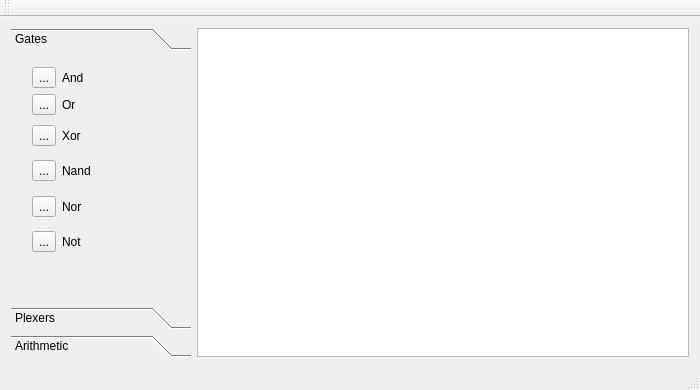
<?xml version="1.0" encoding="UTF-8"?>
<ui version="4.0">
 <class>MainWindow</class>
 <widget class="QMainWindow" name="MainWindow">
  <property name="geometry">
   <rect>
    <x>0</x>
    <y>0</y>
    <width>700</width>
    <height>390</height>
   </rect>
  </property>
  <property name="sizePolicy">
   <sizepolicy hsizetype="Preferred" vsizetype="Preferred">
    <horstretch>0</horstretch>
    <verstretch>0</verstretch>
   </sizepolicy>
  </property>
  <property name="minimumSize">
   <size>
    <width>0</width>
    <height>0</height>
   </size>
  </property>
  <property name="maximumSize">
   <size>
    <width>16777215</width>
    <height>16777215</height>
   </size>
  </property>
  <property name="windowTitle">
   <string>Circuit Designer</string>
  </property>
  <widget class="QWidget" name="centralWidget">
   <property name="sizePolicy">
    <sizepolicy hsizetype="Preferred" vsizetype="Preferred">
     <horstretch>0</horstretch>
     <verstretch>0</verstretch>
    </sizepolicy>
   </property>
   <property name="minimumSize">
    <size>
     <width>700</width>
     <height>100</height>
    </size>
   </property>
   <layout class="QGridLayout" name="gridLayout">
    <item row="0" column="0">
     <layout class="QHBoxLayout" name="horizontalLayout">
      <item>
       <widget class="QToolBox" name="LogicBox">
        <property name="sizePolicy">
         <sizepolicy hsizetype="Preferred" vsizetype="Preferred">
          <horstretch>0</horstretch>
          <verstretch>0</verstretch>
         </sizepolicy>
        </property>
        <property name="maximumSize">
         <size>
          <width>180</width>
          <height>16777215</height>
         </size>
        </property>
        <property name="cursor">
         <cursorShape>OpenHandCursor</cursorShape>
        </property>
        <property name="frameShape">
         <enum>QFrame::NoFrame</enum>
        </property>
        <property name="lineWidth">
         <number>1</number>
        </property>
        <property name="midLineWidth">
         <number>0</number>
        </property>
        <property name="currentIndex">
         <number>0</number>
        </property>
        <widget class="QWidget" name="Gates">
         <property name="geometry">
          <rect>
           <x>0</x>
           <y>0</y>
           <width>180</width>
           <height>216</height>
          </rect>
         </property>
         <property name="sizePolicy">
          <sizepolicy hsizetype="Preferred" vsizetype="Preferred">
           <horstretch>0</horstretch>
           <verstretch>0</verstretch>
          </sizepolicy>
         </property>
         <attribute name="label">
          <string>Gates</string>
         </attribute>
         <widget class="QWidget" name="layoutWidget">
          <property name="geometry">
           <rect>
            <x>10</x>
            <y>0</y>
            <width>121</width>
            <height>211</height>
           </rect>
          </property>
          <property name="sizePolicy">
           <sizepolicy hsizetype="Expanding" vsizetype="Expanding">
            <horstretch>0</horstretch>
            <verstretch>0</verstretch>
           </sizepolicy>
          </property>
          <layout class="QVBoxLayout" name="verticalLayout">
           <item>
            <layout class="QHBoxLayout" name="andGate">
             <item>
              <widget class="QToolButton" name="andButton">
               <property name="text">
                <string>...</string>
               </property>
               <property name="icon">
                <iconset resource="../images.qrc">
                 <normaloff>:/images/and.png</normaloff>:/images/and.png</iconset>
               </property>
               <property name="iconSize">
                <size>
                 <width>20</width>
                 <height>20</height>
                </size>
               </property>
              </widget>
             </item>
             <item>
              <widget class="QLabel" name="andLabel">
               <property name="text">
                <string>And</string>
               </property>
              </widget>
             </item>
            </layout>
           </item>
           <item>
            <layout class="QHBoxLayout" name="orGate">
             <item>
              <widget class="QToolButton" name="orButton">
               <property name="text">
                <string>...</string>
               </property>
               <property name="icon">
                <iconset resource="../images.qrc">
                 <normaloff>:/images/or.png</normaloff>:/images/or.png</iconset>
               </property>
               <property name="iconSize">
                <size>
                 <width>20</width>
                 <height>20</height>
                </size>
               </property>
              </widget>
             </item>
             <item>
              <widget class="QLabel" name="orLabel">
               <property name="text">
                <string>Or</string>
               </property>
              </widget>
             </item>
            </layout>
           </item>
           <item>
            <layout class="QHBoxLayout" name="xorGate">
             <item>
              <widget class="QToolButton" name="xorButton">
               <property name="text">
                <string>...</string>
               </property>
               <property name="icon">
                <iconset resource="../images.qrc">
                 <normaloff>:/images/xor.png</normaloff>:/images/xor.png</iconset>
               </property>
               <property name="iconSize">
                <size>
                 <width>20</width>
                 <height>20</height>
                </size>
               </property>
              </widget>
             </item>
             <item>
              <widget class="QLabel" name="xorLabel">
               <property name="sizePolicy">
                <sizepolicy hsizetype="Expanding" vsizetype="Expanding">
                 <horstretch>0</horstretch>
                 <verstretch>0</verstretch>
                </sizepolicy>
               </property>
               <property name="text">
                <string>Xor</string>
               </property>
              </widget>
             </item>
            </layout>
           </item>
           <item>
            <layout class="QHBoxLayout" name="nandGate">
             <item>
              <widget class="QToolButton" name="nandButton">
               <property name="text">
                <string>...</string>
               </property>
               <property name="icon">
                <iconset resource="../images.qrc">
                 <normaloff>:/images/nand.png</normaloff>:/images/nand.png</iconset>
               </property>
               <property name="iconSize">
                <size>
                 <width>20</width>
                 <height>20</height>
                </size>
               </property>
              </widget>
             </item>
             <item>
              <widget class="QLabel" name="nandLabel">
               <property name="sizePolicy">
                <sizepolicy hsizetype="Expanding" vsizetype="Expanding">
                 <horstretch>0</horstretch>
                 <verstretch>0</verstretch>
                </sizepolicy>
               </property>
               <property name="text">
                <string>Nand</string>
               </property>
              </widget>
             </item>
            </layout>
           </item>
           <item>
            <layout class="QHBoxLayout" name="norGate">
             <item>
              <widget class="QToolButton" name="norButton">
               <property name="text">
                <string>...</string>
               </property>
               <property name="icon">
                <iconset resource="../images.qrc">
                 <normaloff>:/images/nor.png</normaloff>:/images/nor.png</iconset>
               </property>
               <property name="iconSize">
                <size>
                 <width>20</width>
                 <height>20</height>
                </size>
               </property>
              </widget>
             </item>
             <item>
              <widget class="QLabel" name="norLabel">
               <property name="sizePolicy">
                <sizepolicy hsizetype="Expanding" vsizetype="Expanding">
                 <horstretch>0</horstretch>
                 <verstretch>0</verstretch>
                </sizepolicy>
               </property>
               <property name="text">
                <string>Nor</string>
               </property>
              </widget>
             </item>
            </layout>
           </item>
           <item>
            <layout class="QHBoxLayout" name="notGate">
             <item>
              <widget class="QToolButton" name="notButton">
               <property name="text">
                <string>...</string>
               </property>
               <property name="icon">
                <iconset resource="../images.qrc">
                 <normaloff>:/images/not.png</normaloff>:/images/not.png</iconset>
               </property>
               <property name="iconSize">
                <size>
                 <width>20</width>
                 <height>20</height>
                </size>
               </property>
              </widget>
             </item>
             <item>
              <widget class="QLabel" name="notLabel">
               <property name="sizePolicy">
                <sizepolicy hsizetype="Expanding" vsizetype="Expanding">
                 <horstretch>0</horstretch>
                 <verstretch>0</verstretch>
                </sizepolicy>
               </property>
               <property name="text">
                <string>Not</string>
               </property>
              </widget>
             </item>
            </layout>
           </item>
          </layout>
         </widget>
        </widget>
        <widget class="QWidget" name="Plexers">
         <property name="geometry">
          <rect>
           <x>0</x>
           <y>0</y>
           <width>180</width>
           <height>216</height>
          </rect>
         </property>
         <attribute name="label">
          <string>Plexers</string>
         </attribute>
         <layout class="QVBoxLayout" name="verticalLayout_3"/>
        </widget>
        <widget class="QWidget" name="Arithmetic">
         <property name="geometry">
          <rect>
           <x>0</x>
           <y>0</y>
           <width>180</width>
           <height>216</height>
          </rect>
         </property>
         <attribute name="label">
          <string>Arithmetic</string>
         </attribute>
        </widget>
       </widget>
      </item>
      <item>
       <widget class="QGraphicsView" name="graphicsView">
        <property name="sizePolicy">
         <sizepolicy hsizetype="Expanding" vsizetype="Expanding">
          <horstretch>0</horstretch>
          <verstretch>0</verstretch>
         </sizepolicy>
        </property>
        <property name="maximumSize">
         <size>
          <width>16777215</width>
          <height>16777215</height>
         </size>
        </property>
       </widget>
      </item>
     </layout>
    </item>
   </layout>
  </widget>
  <widget class="QMenuBar" name="menuBar">
   <property name="geometry">
    <rect>
     <x>0</x>
     <y>0</y>
     <width>700</width>
     <height>22</height>
    </rect>
   </property>
   <property name="sizePolicy">
    <sizepolicy hsizetype="Preferred" vsizetype="Preferred">
     <horstretch>0</horstretch>
     <verstretch>0</verstretch>
    </sizepolicy>
   </property>
  </widget>
  <widget class="QToolBar" name="mainToolBar">
   <property name="sizePolicy">
    <sizepolicy hsizetype="Preferred" vsizetype="Preferred">
     <horstretch>0</horstretch>
     <verstretch>0</verstretch>
    </sizepolicy>
   </property>
   <attribute name="toolBarArea">
    <enum>TopToolBarArea</enum>
   </attribute>
   <attribute name="toolBarBreak">
    <bool>false</bool>
   </attribute>
  </widget>
  <widget class="QStatusBar" name="statusBar"/>
 </widget>
 <layoutdefault spacing="6" margin="11"/>
 <resources>
  <include location="../images.qrc"/>
 </resources>
 <connections/>
</ui>
